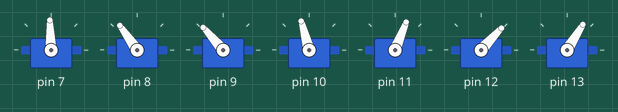
The sketch below on a simulated Arduino Uno, built with avr-gcc and run on an emulated ATmega328P. On the bench: 7 × servo.

Above: at 2.15 s.
At 2.65 s:
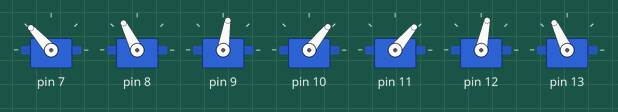
At 2.9 s:
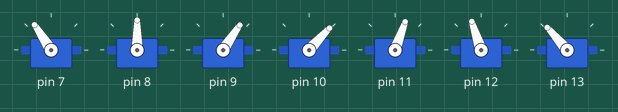
At 3.15 s:
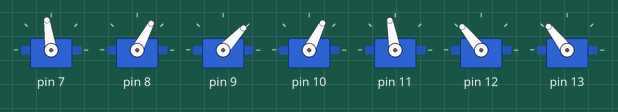
At 3.65 s:
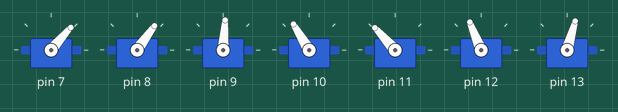
At 4.2 s:
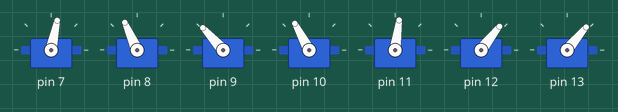
Timing chart, 0 to 7.1 s (numbered marks = the images above):
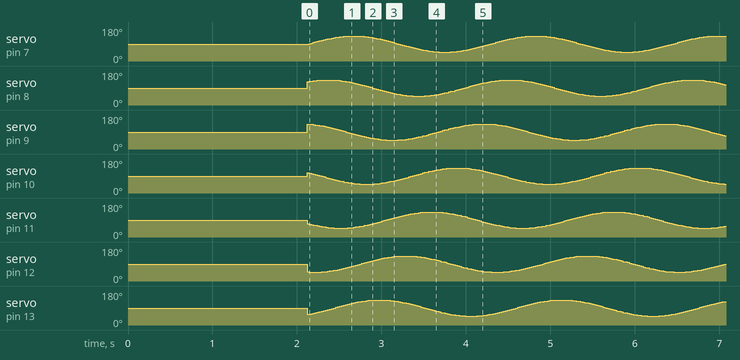

The sketch:

snakewalkV5.0.0.ino
```cpp
#include <Servo.h>
Servo myServos[10];


float pi=3.14159;
int TotalNumberofServos=7; //change as required
float Shift = 2*pi/TotalNumberofServos; // Phase lag between segments
float Wavelengths, rads;
int  MaxAngleDisplacement;

void setup() {
  Serial.begin(9600);


  myServos[0].attach(7);
  myServos[1].attach(8);
  myServos[2].attach(9);
  myServos[3].attach(10);
  myServos[4].attach(11);
  myServos[5].attach(12);
  myServos[6].attach(13);
  //myServos[7].attach(13);
  //myServos[8].attach(8);
  //myServos[9].attach(5);


  //initialisation des servos formant une ligne droite
   for(int i=0; i<8; i++){
    myServos[i].write(90);
    delay(15);
  }
  delay(2000);

}


void straightline(){
  for(int i=0; i<10; i++){
    myServos[i].write(90);
    delay(100);
  }

}

void slither(int offset, int Amplitude, int Speed, float Wavelengths){
  MaxAngleDisplacement=abs(offset)+abs(Amplitude); //amount servo can rotate from the SetpointAngle without going out of the [0,180] degree range
  while(MaxAngleDisplacement>90){ //prevents a setpoint angle outside the rage of[0,180]
    Amplitude=abs(Amplitude)-1;
    MaxAngleDisplacement=abs(offset)+Amplitude;
  }
  for(int i=0; i<360; i++){
   rads=i*pi/180.0;     //convert from degrees to radians
   for(int j=0; j<8; j++){
      myServos[j].write(90+offset+Amplitude*sin(Speed*rads+j*Wavelengths*Shift));
      //Serial.println(rads);
     }
     delay(10);
    }
}


void loop() {
 /*la fonction slither est le "snakewalk"
 jouer sur le ofset permet une rotation du serpent
jouer sur l'amplitude fera varier la place prise lors du mouvement
speed joue sur la vitesse du mouvement
wavelenght joue sur la longueur d'onde des oscillations
le shift permet une différence de phase entre les servos

*/

 /* for(int i=0;i<45;){
    slither(i, 30, 3, 1); //avance
    i=i+5;
}*/

  slither(0,43,2,1);

  //straightline();
  //slither(20, 35, 3, 1); //avance et tourne légèrement (droite)
  //slither(-20, 35, 2, 1.5);//avance et tourne légèrement (gauche)

}
```
